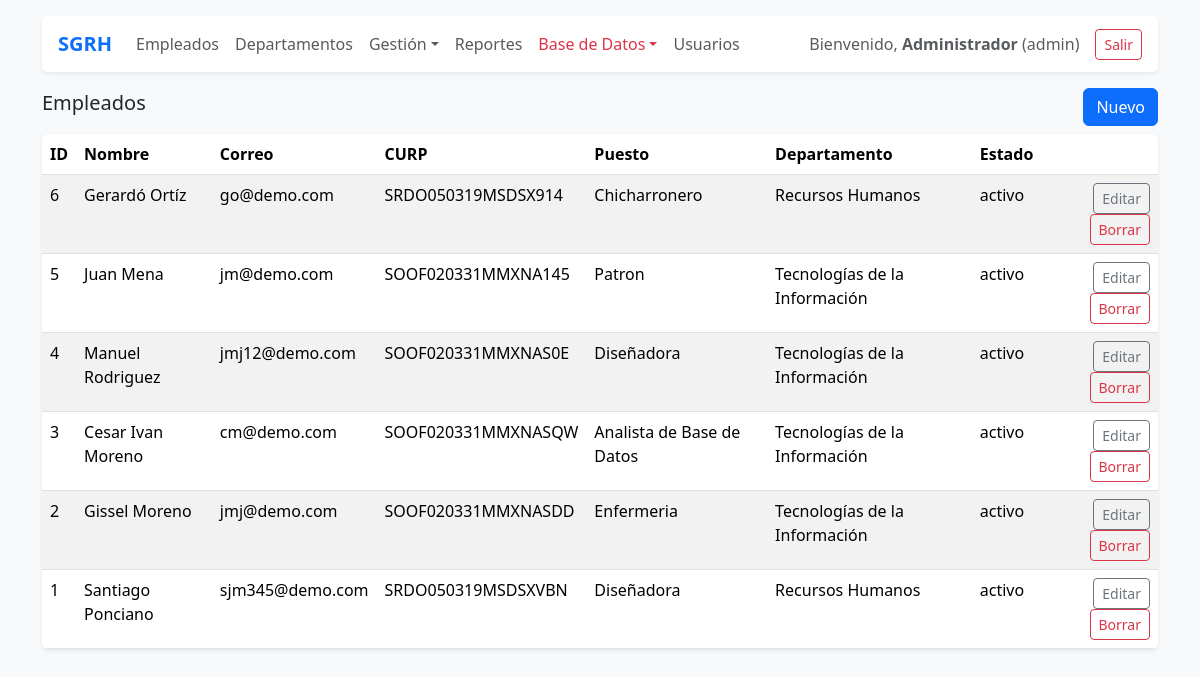
/public/?route=empleados (signed in), run on the app's committed database.
### tables this page shows
CREATE TABLE `empleados` (
  `id` int(11) NOT NULL AUTO_INCREMENT,
  `user_id` int(11) NOT NULL,
  `nombre` varchar(100) NOT NULL,
  `apellidos` varchar(150) NOT NULL,
  `genero` enum('masculino','femenino','otro') NOT NULL,
  `correo` varchar(150) NOT NULL,
  `curp` char(18) NOT NULL,
  `puesto` varchar(100) DEFAULT NULL,
  `departamento_id` int(11) NOT NULL,
  `estado` enum('activo','baja') NOT NULL DEFAULT 'activo',
  `created_at` timestamp NOT NULL DEFAULT current_timestamp(),
  `updated_at` timestamp NOT NULL DEFAULT current_timestamp() ON UPDATE current_timestamp(),
  PRIMARY KEY (`id`),
  UNIQUE KEY `correo` (`correo`),
  UNIQUE KEY `curp` (`curp`),
  KEY `fk_empleado_departamento` (`departamento_id`),
  CONSTRAINT `fk_empleado_departamento` FOREIGN KEY (`departamento_id`) REFERENCES `departamentos` (`id`) ON UPDATE CASCADE
);

CREATE TABLE `departamentos` (
  `id` int(11) NOT NULL AUTO_INCREMENT,
  `nombre` varchar(100) NOT NULL,
  `descripcion` text DEFAULT NULL,
  `created_at` timestamp NOT NULL DEFAULT current_timestamp(),
  `updated_at` timestamp NOT NULL DEFAULT current_timestamp() ON UPDATE current_timestamp(),
  PRIMARY KEY (`id`),
  UNIQUE KEY `nombre` (`nombre`)
);

### app/core/Controller.php (called while the page is built, shortened)
<?php
class Controller {
    protected function view(string $template, array $data = []) {
        extract($data);
        $viewPath = __DIR__ . '/../views/' . $template . '.php';
        include __DIR__ . '/../views/layout/header.php';
        include __DIR__ . '/../views/layout/nav.php';
        include $viewPath;
        include __DIR__ . '/../views/layout/footer.php';
    }
}

### app/controllers/EmpleadosController.php (called while the page is built, shortened)
<?php
class EmpleadosController extends Controller {
    public function index() {
        $empleados = Empleado::all();
        $this->view('empleados/index', compact('empleados','departamentos'));
    }
}

### app/core/Auth.php (called while the page is built, shortened)
<?php
class Auth {
    public static function user() {
        return $_SESSION['user'] ?? null;
    }
}

### app/models/Empleado.php (called while the page is built, shortened)
<?php
class Empleado {
    public static function all() {
        $db = Database::getInstance();
        $sql = "SELECT e.*, d.nombre AS departamento
                FROM empleados e
                LEFT JOIN departamentos d ON d.id = e.departamento_id
                ORDER BY e.id DESC";
        return $db->query($sql)->fetchAll();
    }
}

### app/views/empleados/index.php (the view, shortened to what this page needs)
<div class="d-flex justify-content-between align-items-center mb-2">
  <h5>Empleados</h5>
  <a class="btn btn-primary" href="/SGRH_PHP_MVC/public/?route=empleados_create">Nuevo</a>
</div>
<div class="table-responsive bg-white rounded shadow-sm">
<table class="table table-striped m-0">
  <thead>
    <tr>
      <th>ID</th>
      <th>Nombre</th>
      <th>Correo</th>
      <th>CURP</th>
      <th>Puesto</th>
      <th>Departamento</th>
      <th>Estado</th>
      <th></th>
    </tr>
  </thead>
  <tbody>
    <?php foreach($empleados as $e): ?>
    <tr>
      <td><?= $e['id'] ?></td>
      <td><?= htmlspecialchars($e['nombre'] . ' ' . $e['apellidos']) ?></td>
      <td><?= htmlspecialchars($e['correo']) ?></td>
      <td><?= htmlspecialchars($e['curp']) ?></td>
      <td><?= htmlspecialchars($e['puesto']) ?></td>
      <td><?= htmlspecialchars($e['departamento']) ?></td>
      <td><?= htmlspecialchars($e['estado']) ?></td>
      <td class="text-end">
        <a class="btn btn-sm btn-outline-secondary" href="/SGRH_PHP_MVC/public/?route=empleados_edit&id=<?= $e['id'] ?>">Editar</a>
        <form class="d-inline" method="post" action="/SGRH_PHP_MVC/public/?route=empleados_delete" onsubmit="return confirm('¿Eliminar?')">
          <button class="btn btn-sm btn-outline-danger">Borrar</button>
        </form>
      </td>
    </tr>
    <?php endforeach; ?>
  </tbody>
</table>
</div>

### public/index.php (shortened to what this page needs)
<?php
require __DIR__ . '/../app/core/Controller.php';
require __DIR__ . '/../app/core/Auth.php';
require __DIR__ . '/../app/models/Empleado.php';
require __DIR__ . '/../app/controllers/EmpleadosController.php';
$route = $_GET['route'] ?? 'login';
$controller = null;
$method = null;
switch ($route) {
    case 'empleados':
        $controller = new EmpleadosController;
        $method = 'index';
        break;
}
if ($controller && $method) {
    if (isset($_GET['id'])) {
        $controller->$method($_GET['id']);
    } else {
        $controller->$method();
    }
}
?>

### app/views/layout/header.php (shortened to what this page needs)
<!doctype html>
<html lang="es">
<head>
<link href="https://cdn.jsdelivr.net/npm/bootstrap@5.3.2/dist/css/bootstrap.min.css" rel="stylesheet">
</head>
<body class="bg-light">
<div class="container py-3">

### app/views/layout/nav.php (shortened to what this page needs)
<?php
$u = Auth::user();
?>
<nav class="navbar navbar-expand-lg bg-white shadow-sm rounded mb-3 px-3 py-2">
  <?php if (!isset($_GET['route']) || $_GET['route'] !== 'login'): ?>
      <a class="navbar-brand fw-bold text-primary" href="/SGRH_PHP_MVC/public/?route=dashboard">
          <i class="fa-solid fa-briefcase"></i> SGRH
      </a>
  <?php endif; ?>
  <div class="collapse navbar-collapse" id="mainNav">
    <ul class="navbar-nav me-auto mb-2 mb-lg-0">
      <?php if ($u): ?>
        <?php if ($u['role'] === 'empleado'): ?>
          <li class="nav-item"><a class="nav-link" href="?route=panel_asistencia">Mi Asistencia</a></li>
          <li class="nav-item"><a class="nav-link" href="?route=panel_justificante">Mis Justificantes</a></li>
          <li class="nav-item"><a class="nav-link" href="?route=historial_justificantes">Historial</a></li>
        <?php else: ?>
          <li class="nav-item"><a class="nav-link" href="?route=empleados">Empleados</a></li>
          <li class="nav-item"><a class="nav-link" href="?route=departamentos">Departamentos</a></li>
          <li class="nav-item dropdown">
            <a class="nav-link dropdown-toggle" href="#" data-bs-toggle="dropdown">Gestión</a>
          </li>
          <li class="nav-item"><a class="nav-link" href="?route=reportes">Reportes</a></li>
          <?php if ($u['role'] === 'admin'): ?>
            <li class="nav-item dropdown">
              <a class="nav-link dropdown-toggle text-danger" href="#" data-bs-toggle="dropdown">Base de Datos</a>
            </li>
            <li class="nav-item"><a class="nav-link" href="?route=users">Usuarios</a></li>
          <?php endif; ?>
        <?php endif; ?>
      <?php endif; ?>
    </ul>
    <?php if ($u): ?>
      <span class="navbar-text me-3 text-muted">
        Bienvenido, <strong><?= htmlspecialchars($u['name']) ?></strong> (<?= $u['role'] ?>)
      </span>
      <a class="btn btn-outline-danger btn-sm" href="?route=logout">
        <i class="fa-solid fa-right-from-bracket"></i> Salir
      </a>
    <?php endif; ?>
  </div>
</nav>

### app/views/layout/footer.php (shortened to what this page needs)
</div>
</body>
</html>

### data on the page
empleados: id "6", nombre+apellidos "Gerardó Ortíz", correo "go@demo.com", curp "SRDO050319MSDSX914", puesto "Chicharronero", departamento.nombre "Recursos Humanos", estado "activo"
empleados: id "5", nombre+apellidos "Juan Mena", correo "jm@demo.com", curp "SOOF020331MMXNA145", puesto "Patron", departamento.nombre "Tecnologías de la Información", estado "activo"
empleados: id "4", nombre+apellidos "Manuel Rodriguez", correo "jmj12@demo.com", curp "SOOF020331MMXNAS0E", puesto "Diseñadora", departamento.nombre "Tecnologías de la Información", estado "activo"
empleados: id "3", nombre+apellidos "Cesar Ivan Moreno", correo "cm@demo.com", curp "SOOF020331MMXNASQW", puesto "Analista de Base de Datos", departamento.nombre "Tecnologías de la Información", estado "activo"
empleados: id "2", nombre+apellidos "Gissel Moreno", correo "jmj@demo.com", curp "SOOF020331MMXNASDD", puesto "Enfermeria", departamento.nombre "Tecnologías de la Información", estado "activo"
empleados: id "1", nombre+apellidos "Santiago Ponciano", correo "sjm345@demo.com", curp "SRDO050319MSDSXVBN", puesto "Diseñadora", departamento.nombre "Recursos Humanos", estado "activo"

### other printed values
$u['name'] "Administrador"
$u['role'] "admin"
